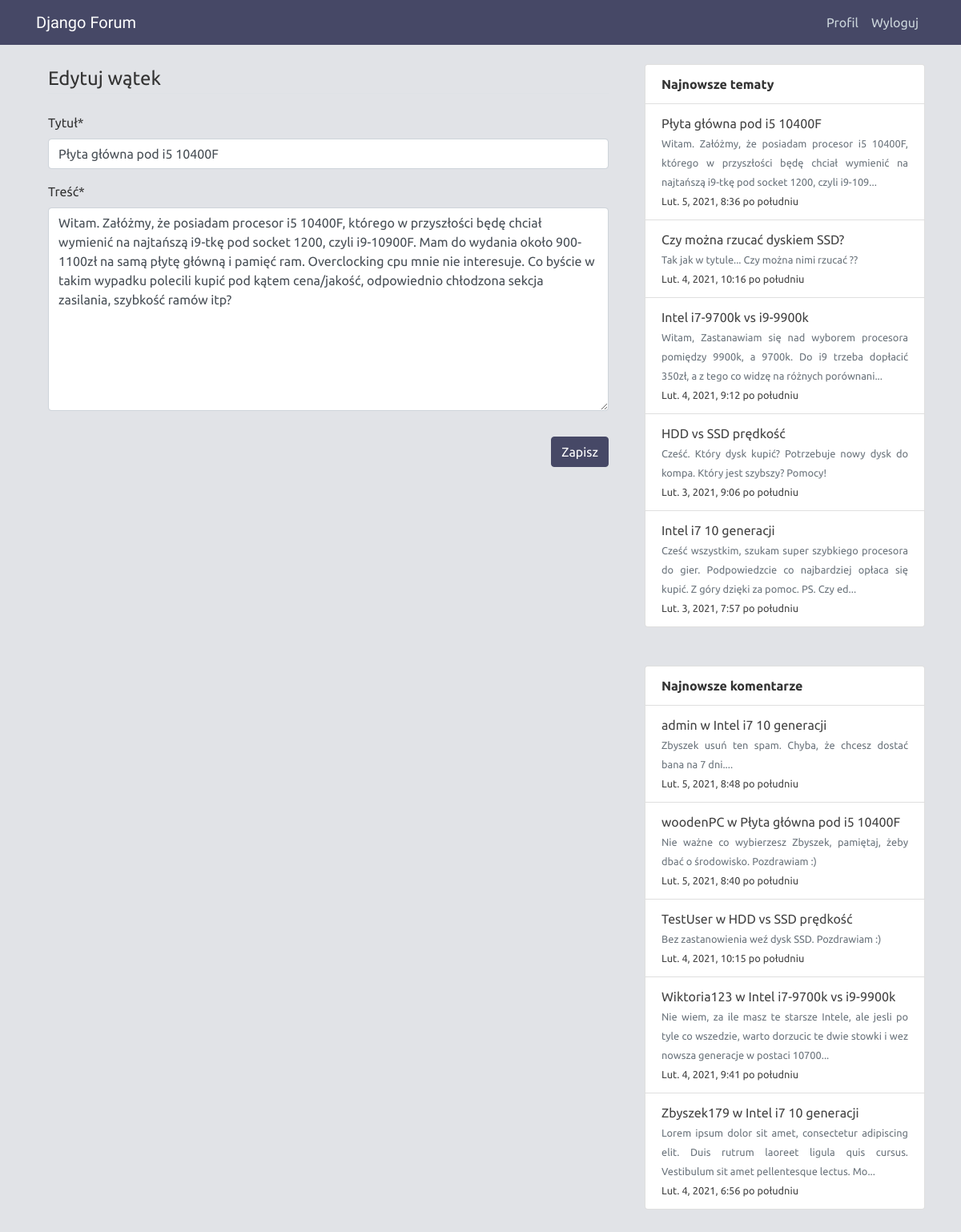
/thread/22/update/ (signed in), run on the app's committed database.
### forum/models.py (models this page shows, shortened)
class Thread(models.Model):
    author = models.ForeignKey(User, on_delete=models.CASCADE)
    subforum = models.ForeignKey(Subforum, on_delete=models.CASCADE)
    title = models.CharField(max_length=200)
    content = models.TextField()
    created_at = models.DateTimeField(auto_now_add=True)

class Comment(models.Model):
    author = models.ForeignKey(User, on_delete=models.CASCADE)
    thread = models.ForeignKey(Thread, on_delete=models.CASCADE)
    content = models.TextField()
    created_at = models.DateTimeField(auto_now_add=True)

### forum/views.py (the view, shortened to what this page needs)
# urls.py: path('thread/<int:pk>/update/', ThreadUpdateView.as_view(), name='thread-update'),
class ThreadUpdateView(LoginRequiredMixin, UserPassesTestMixin, UpdateView):
    model = Thread
    form_class = ThreadForm
    template_name = 'forum/thread_update.html'
    def test_func(self):
        thread = self.get_object()
        if self.request.user == thread.author:
            return True
        return False

### forum/forms.py
class ThreadForm(forms.ModelForm):
    class Meta:
        model = Thread
        fields = ['title', 'content']
        labels = {
            'title': 'Tytuł',
            'content': 'Treść'
        }

### forum/context_processors.py (called while the page is built)
def sidebar(request):
    threads = Thread.objects.order_by('-created_at')[:5]
    for thread in threads:
        thread.content = thread.content[:140] + (thread.content[140:] and '...')
    comments = Comment.objects.order_by('-created_at')[:5]
    for comment in comments:
        comment.content = comment.content[:140] + (comment.content[140:] and '...')
    return {
        "new_threads": threads,
        "new_comments": comments
    }

### forum/templates/forum/thread_update.html (shortened to what this page needs)
{% extends "forum/base.html" %}
{% load crispy_forms_tags %}
{% block content %}
<section>
    <div class="container">
        <form method="POST">
            <fieldset class="form-group">
                <legend class="border-bottom mb-4">Edytuj wątek</legend>
                {{ form|crispy }}
            </fieldset>
            <div class="form-group">
                <button class="btn btn-primary mx-auto float-right" type="submit">Zapisz</button>
            </div>
        </form>
    </div>
</section>
{% endblock content %}

### forum/templates/forum/base.html (shortened to what this page needs)
{% load static %}
<!DOCTYPE html>
<html lang="pl">
<head>
    <link rel="stylesheet" href="https://cdn.jsdelivr.net/npm/bootstrap@4.6.0/dist/css/bootstrap.min.css">
    <link rel="stylesheet" href="https://maxcdn.bootstrapcdn.com/font-awesome/4.7.0/css/font-awesome.min.css">
    <link rel="stylesheet" type="text/css" href="{% static 'forum/main.css' %}">
</head>
<body>
    <header class="header">
        <nav class="navbar navbar-expand-md navbar-dark fixed-top nav-bg-color">
            <div class="container">
                <a class="navbar-brand mr-4" href="{% url 'forum-home' %}">Django Forum</a>
                <div class="collapse navbar-collapse" id="navbarToggle">
                    <div class="navbar-nav ml-auto">
                        {% if user.is_authenticated %}
                        <a class="nav-item nav-link" href="{% url 'profile' %}">Profil</a>
                        <a class="nav-item nav-link" href="{% url 'logout' %}">Wyloguj</a>
                        {% else %}
                        <a class="nav-item nav-link" href="{% url 'register' %}">Rejestracja</a>
                        <a class="nav-item nav-link" href="{% url 'login' %}">Logowanie</a>
                        {% endif %}
                    </div>
                </div>
            </div>
        </nav>
    </header>
    <main role="main" class="container mb-5">
        <div class="row">
            <div class="col-md-8">
                {% block content %}{% endblock %}
            </div>
            <div class="col-md-4">
                <div class="list-group">
                    <div class="list-group-item font-weight-bold">
                        Najnowsze tematy
                    </div>
                    {% for thread in new_threads %}
                    <div class="list-group-item">
                        <div class="row">
                            <a class="col-md-auto text-justify links" href="{% url 'thread-detail' thread.id %}">
                                {{ thread.title }}<br>
                                <small class="text-muted">{{ thread.content }}</small>
                                <br><small class="">{{ thread.created_at }}</small>
                            </a>
                        </div>
                    </div>
                    {% endfor %}
                </div>
                <div class="list-group mt-5">
                    <div class="list-group-item font-weight-bold">
                        Najnowsze komentarze
                    </div>
                    {% for comment in new_comments %}
                    <div class="list-group-item">
                        <div class="row">
                            <a class="col-md-auto text-justify links" href="{% url 'thread-detail' comment.thread.id %}">
                                {{ comment.author }} w {{ comment.thread.title }}<br>
                                <small class="text-muted">{{ comment.content }}</small>
                                <br><small class="">{{ comment.created_at }}</small>
                            </a>
                        </div>
                    </div>
                    {% endfor %}
                </div>
            </div>
        </div>
    </main>
</body>
</html>

### forum/static/forum/main.css (style rules this page uses)
* { font-family: 'Ubuntu', sans-serif; }
body { background: #e1e3e7; color: #333333; margin-top: 5rem; }
.navbar-brand { font-family: 'Sriracha', cursive; }
.nav-bg-color { background-color: #464866; }
.header .navbar-nav .nav-link { color: #cbd5db; }
.links { color: #444444; }
.btn { background: #464866; border-color: #464866; box-shadow: none; outline: none; }

### data on the page
Thread: title "Płyta główna pod i5 10400F", content "Witam. Załóżmy, że posiadam procesor i5 10400F, którego w przyszłości będę chciał wymienić na najtańszą i9-tkę pod socket 1200, czyli i9-10900F. Mam do wydania około 900-1100zł na samą płytę główną i pamięć ram. Overclocking cpu mnie nie interesuje. Co byście w takim wypadku polecili kupić pod kątem cena/jakość, odpowiednio chłodzona sekcja zasilania, szybkość ramów itp?", content "Witam. Załóżmy, że posiadam procesor i5 10400F, którego w przyszłości będę chciał wymienić na najtańszą i9-tkę pod socket 1200, czyli i9-109...", created_at "Lut. 5, 2021, 8:36 po południu"
Thread: title "Czy można rzucać dyskiem SSD?", content "Tak jak w tytule... Czy można nimi rzucać ??", created_at "Lut. 4, 2021, 10:16 po południu"
Thread: title "Intel i7-9700k vs i9-9900k", content "Witam, Zastanawiam się nad wyborem procesora pomiędzy 9900k, a 9700k. Do i9 trzeba dopłacić 350zł, a z tego co widzę na różnych porównani...", created_at "Lut. 4, 2021, 9:12 po południu"
Thread: title "HDD vs SSD prędkość", content "Cześć. Który dysk kupić? Potrzebuje nowy dysk do kompa. Który jest szybszy? Pomocy!", created_at "Lut. 3, 2021, 9:06 po południu"
Thread: title "Intel i7 10 generacji", content "Cześć wszystkim, szukam super szybkiego procesora do gier. Podpowiedzcie co najbardziej opłaca się kupić. Z góry dzięki za pomoc. PS. Czy ed...", created_at "Lut. 3, 2021, 7:57 po południu"
Comment: author "admin", thread "Intel i7 10 generacji", content "Zbyszek usuń ten spam. Chyba, że chcesz dostać bana na 7 dni....", created_at "Lut. 5, 2021, 8:48 po południu"
Comment: author "woodenPC", thread "Płyta główna pod i5 10400F", content "Nie ważne co wybierzesz Zbyszek, pamiętaj, żeby dbać o środowisko. Pozdrawiam :)", created_at "Lut. 5, 2021, 8:40 po południu"
Comment: author "TestUser", thread "HDD vs SSD prędkość", content "Bez zastanowienia weź dysk SSD. Pozdrawiam :)", created_at "Lut. 4, 2021, 10:15 po południu"
Comment: author "Wiktoria123", thread "Intel i7-9700k vs i9-9900k", content "Nie wiem, za ile masz te starsze Intele, ale jesli po tyle co wszedzie, warto dorzucic te dwie stowki i wez nowsza generacje w postaci 10700...", created_at "Lut. 4, 2021, 9:41 po południu"
Comment: author "Zbyszek179", thread "Intel i7 10 generacji", content "Lorem ipsum dolor sit amet, consectetur adipiscing elit. Duis rutrum laoreet ligula quis cursus. Vestibulum sit amet pellentesque lectus. Mo...", created_at "Lut. 4, 2021, 6:56 po południu"
